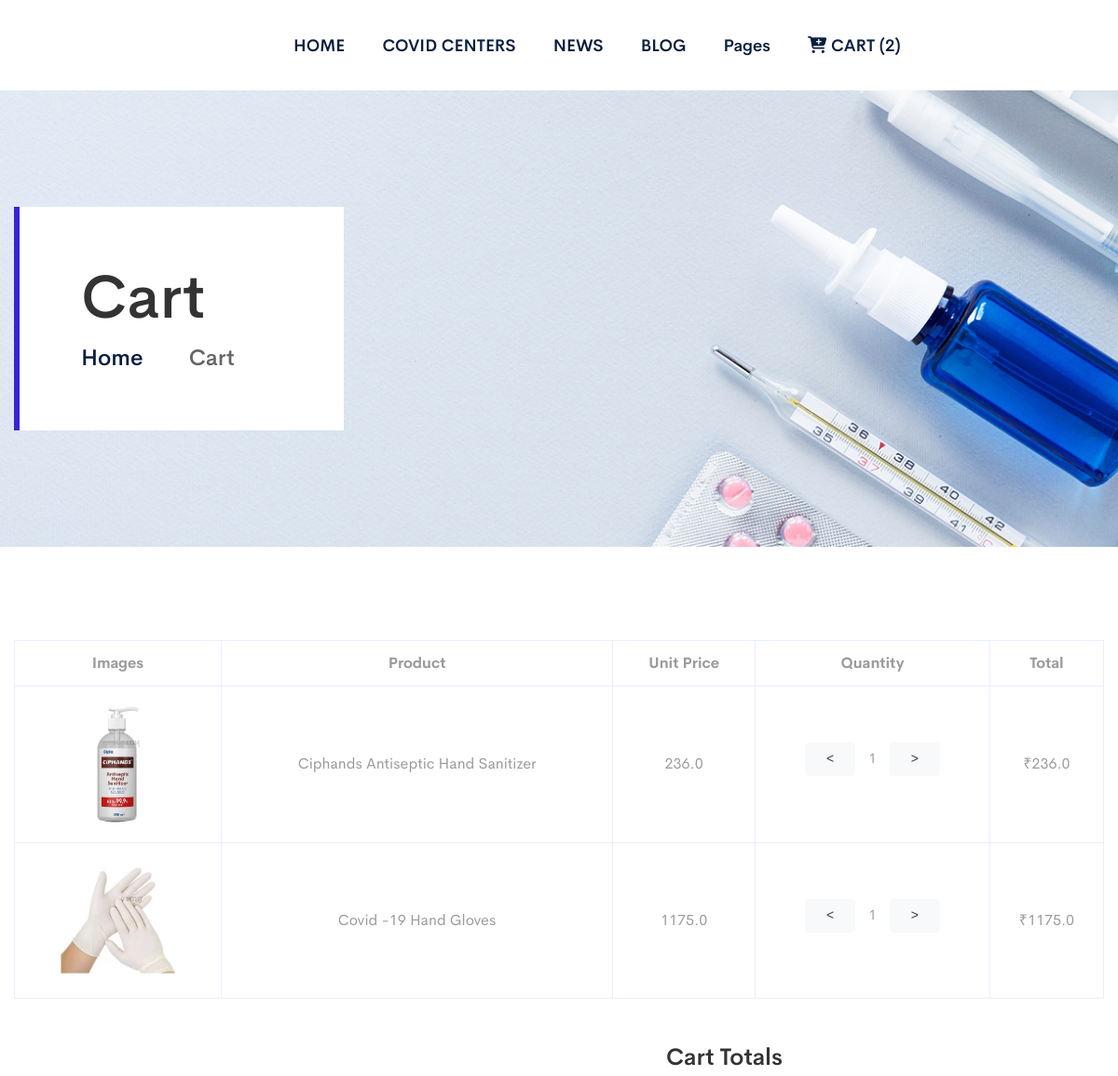
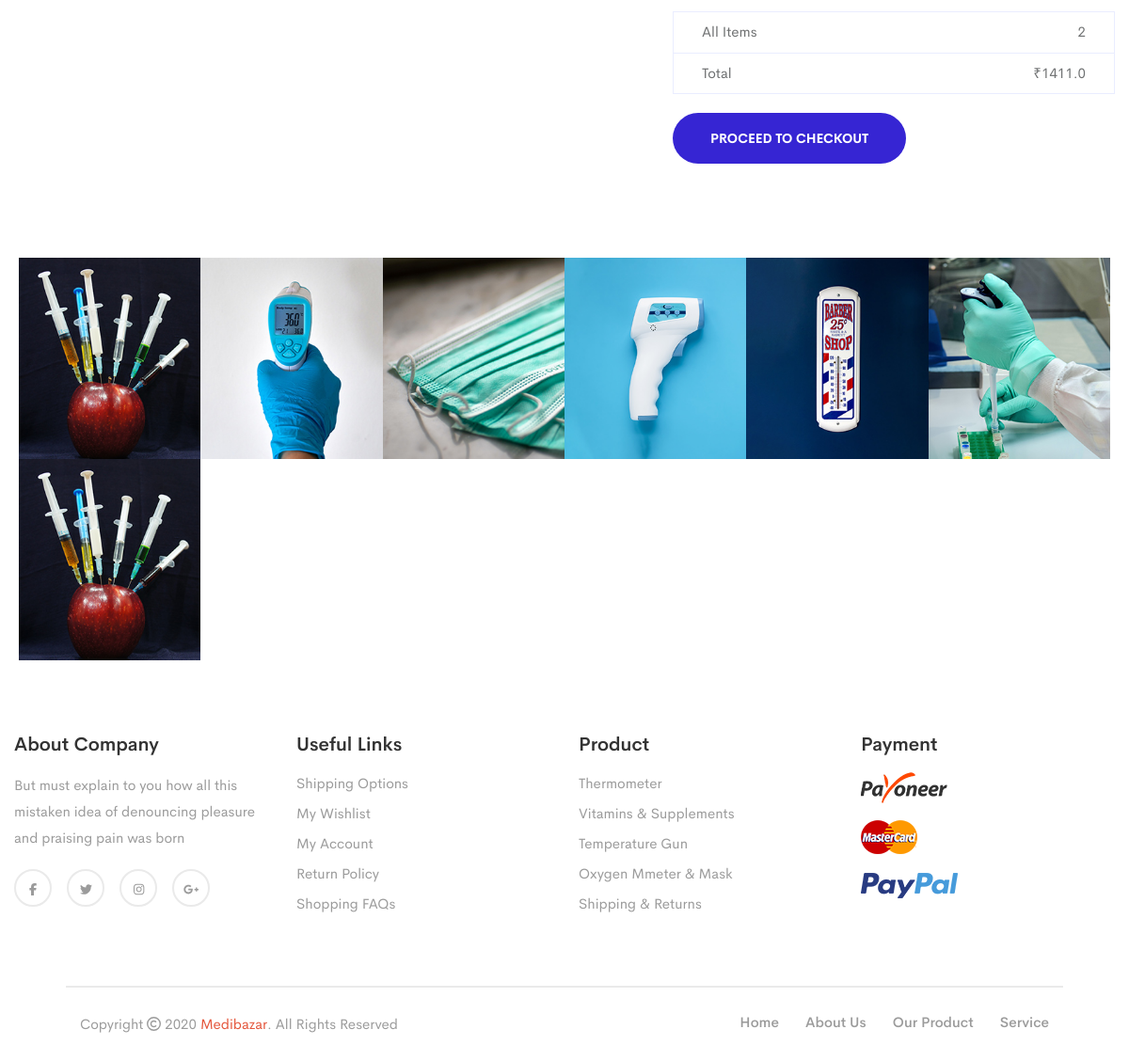
Screenshot of /shop/cart/ (signed in) with the database file from the repository (2 pictures, top to bottom).
### ecommerce/models.py (models this page shows, shortened)
class OrderItem(models.Model):
    product = models.ForeignKey (Product, on_delete=models.SET_NULL, null=True)
    order = models.ForeignKey(Order, on_delete=models. SET_NULL, null=True)
    quantity = models.IntegerField(default=0, null=True, blank=True)
    date_added = models.DateTimeField(auto_now_add=True)
    @property
    def get_total(self):
        total = self.product.price * self.quantity
        return total

class Product(models.Model):
    name = models.CharField(max_length=200, null=True)
    price = models.FloatField()
    created_date = models.DateTimeField(auto_now_add=True,null=True, blank=True)
    image = models.ImageField(null=True, blank=True, upload_to='shop_imgs')
    image2 = models.ImageField(null=True, blank=True, upload_to='shop_imgs')
    digital = models.BooleanField(default=False,null=True, blank=True)
    slug = AutoSlugField(populate_from= 'name',   unique=True, null=True, default=None)
    desc = models.TextField(null=True, blank=True)
    high = HTMLField()
    covidEssentials = models.BooleanField(default=True)
    equipments = models.BooleanField(default=True)
    others = models.BooleanField(default=True)
    @property
    def imageURL(self):
        try:
            url = self.image.url
        except:
            url = ''
        return url

class Order(models.Model):
    customer = models.ForeignKey(Customer, on_delete=models.SET_NULL, null=True, blank=True)
    date_ordered = models.DateTimeField(auto_now_add=True)
    complete = models.BooleanField(default=False)
    transaction_id = models.CharField(max_length=100, null=True)
    @property
    def get_cart_total(self):
        orderitems = self.orderitem_set.all()
        total = sum([item.get_total for item in orderitems])
        return total
    @property
    def get_cart_items(self):
        orderitems = self.orderitem_set.all()
        total = sum([item.quantity for item in orderitems])
        return total

### ecommerce/views.py (the view)
# urls.py: path('shop/cart/', views.cart, name = 'cart'),
def cart(request):
    if request.user.is_authenticated:
        customer = request.user.customer
        order, created = Order.objects.get_or_create(customer=customer, complete=False)
        items = order.orderitem_set.all()
        cartItems = order.get_cart_items
    else:
        cookieData = cookieCart(request)
        cartItems = cookieData['cartItems']
        order = cookieData['order']
        items = cookieData['items']
    context = {
        'items': items,
        'order': order,
        'cartitems': cartItems,
    }
    return render(request, 'ecommerce/cart.html', context)

### ecommerce/templates/ecommerce/cart.html (shortened to what this page needs)
{% extends 'ecommerce/ecincludes/ecbase.html' %}
{% load static %}
    {% block body %}
        {% block header %}
        {% include 'ecommerce/ecincludes/echeader.html' %}
        {% endblock %}
        <main>
            <div class="breadcrumb-area pt-125 pb-125" style="background-image:url(/static/ecom/imgecom/bg/04.jpg)">
                <div class="container">
                    <div class="row">
                        <div class="col-xl-12">
                            <div class="breadcrumb-wrapper">
                                <div class="breadcrumb-text">
                                    <h2>cart</h2>
                                </div>
                                <ul class="breadcrumb-menu">
                                    <li><a href="index.html">home</a></li>
                                    <li><span>cart</span></li>
                                </ul>
                            </div>
                        </div>
                    </div>
                </div>
            </div>
        <section class="cart-area pt-100 pb-100">
            <div class="container">
                <div class="row">
                    <div class="col-12">
                        <form action="#">
                            <div class="table-content table-responsive">
                                <table class="table">
                                    <thead>
                                        <tr>
                                            <th class="product-thumbnail">Images</th>
                                            <th class="cart-product-name">Product</th>
                                            <th class="product-price">Unit Price</th>
                                            <th class="product-quantity">Quantity</th>
                                            <th class="product-subtotal">Total</th>
                                        </tr>
                                    </thead>
                                    <tbody>
                                        {% for item in items %}
                                        <tr>
                                            <td class="product-thumbnail"><a href="#"><img src="{{ item.product.imageURL }}"
                                                        alt=""></a></td>
                                            <td class="product-name"><a href="#">{{ item.product.name }}</a></td>
                                            <td class="product-price"><span class="amount">{{ item.product.price }}</span></td>
                                            <td class="quantity">
                                                <div>
                                                    <button data-product={{item.product.id}} data-action="remove" class="button-16 update-cart" role="button"><</button>
                                                    <p class="nikquant">{{item.quantity}} </p>
                                                    <button data-product={{item.product.id}} data-action="add" class="button-16 update-cart" role="button">></button>
                                                </div>
                                            </td>
                                            <td class="product-subtotal"><span class="amount">₹{{ item.get_total }}</span></td>
                                        </tr>
                                        {% endfor %}
                                    </tbody>
                                </table>
                            </div>
                            <div class="row">
                                <div class="col-md-5 ml-auto">
                                    <div class="cart-page-total">
                                        <h2>Cart totals</h2>
                                        <ul class="mb-20">
                                            <li>All Items <span>{{order.get_cart_items}}</span></li>
                                            <li>Total <span>₹{{order.get_cart_total}}</span></li>
                                        </ul>
                                        {% if user.is_authenticated %}
                                        <a class="c-btn theme-btn" href="{% url 'checkout'%}">Proceed to checkout</a>
                                        {% else %}
                                        <a class="c-btn theme-btn" href="{% url 'login'%}">Login to checkout</a>
                                        {% endif%}
                                    </div>
                                </div>
                            </div>
                        </form>
                    </div>
                </div>
            </div>
        </section>
            <div class="instagram-area pl-130 pr-130">
                <div class="container-fluid">
                    <div class="row instagram-active">
                        <div class="col-xl-2 p-0">
                            <div class="instagram-wrapper">
                                <div class="instagram-img">
                                    <a href="#"><img src="/static/ecom/imgecom/instagram/01.jpg" alt="">
                                    </a>
                                </div>
                            </div>
                        </div>
                        <div class="col-xl-2 p-0">
                            <div class="instagram-wrapper">
                                <div class="instagram-img">
                                    <a href="#"><img src="/static/ecom/imgecom/instagram/02.jpg" alt="">
                                    </a>
                                </div>
                            </div>
                        </div>
                        <div class="col-xl-2 p-0">
                            <div class="instagram-wrapper">
                                <div class="instagram-img">
                                    <a href="#"><img src="/static/ecom/imgecom/instagram/03.jpg" alt="">
                                    </a>
                                </div>
                            </div>
                        </div>
                        <div class="col-xl-2 p-0">
                            <div class="instagram-wrapper">
                                <div class="instagram-img">
                                    <a href="#"><img src="/static/ecom/imgecom/instagram/04.jpg" alt="">
                                    </a>
                                </div>
                            </div>
                        </div>
                        <div class="col-xl-2 p-0">
                            <div class="instagram-wrapper">
                                <div class="instagram-img">
                                    <a href="#"><img src="/static/ecom/imgecom/instagram/05.jpg" alt="">
                                    </a>
                                </div>
                            </div>
                        </div>
                        <div class="col-xl-2 p-0">
                            <div class="instagram-wrapper">
                                <div class="instagram-img">
                                    <a href="#"><img src="/static/ecom/imgecom/instagram/06.jpg" alt="">
                                    </a>
                                </div>
                            </div>
                        </div>
                        <div class="col-xl-2 p-0">
                            <div class="instagram-wrapper">
                                <div class="instagram-img">
                                    <a href="#"><img src="/static/ecom/imgecom/instagram/01.jpg" alt="">
                                    </a>
                                </div>
                            </div>
                        </div>
                    </div>
                </div>
            </div>
        </main>
    {% endblock %}

### ecommerce/templates/ecommerce/cart.html (style rules this page uses)
.button-16 { background-color: #f8f9fa; border: 1px solid #f8f9fa; border-radius: 4px; color: #3c4043; display: inline-block; cursor: pointer; font-family: arial,sans-serif; font-size: 14px; height: 36px; line-height: 27px; min-width: 54px; padding: 0 16px; text-align: center; user-select: none; -webkit-user-select: none; touch-action: manipulation; white-space: pre; }

### rows the page displays
OrderItem: product.imageURL (picture), product.name "Ciphands Antiseptic Hand Sanitizer", product.price "236.0", quantity "1", get_total "236.0"
OrderItem: product.imageURL (picture), product.name "Covid -19 Hand Gloves", product.price "1175.0", quantity "1", get_total "1175.0"
Order: get_cart_items "2", get_cart_total "1411.0"

### other values shown
{{ cartitems }} "2"
